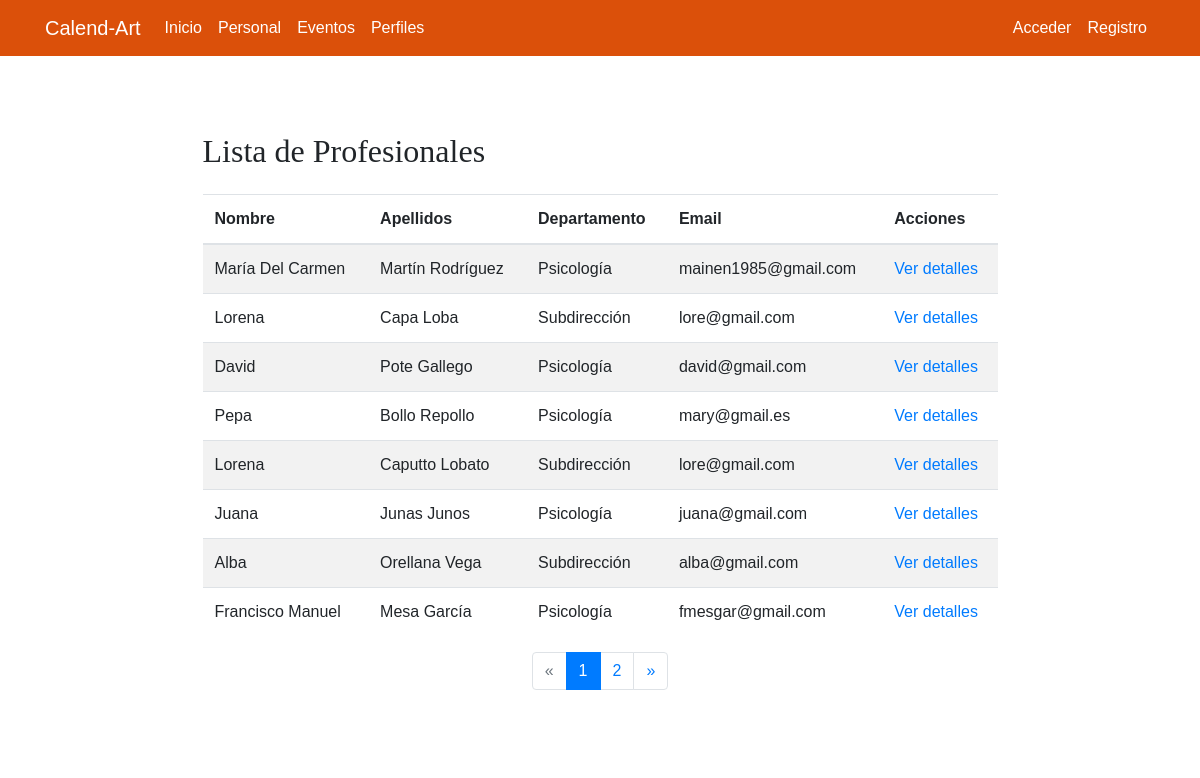
/empleados/, run on the app's committed database.
### empleados/models.py (models this page shows, shortened)
class Empleado(models.Model):
    nombre = models.CharField(verbose_name="Nombre", max_length=100)
    apellidos = models.CharField(verbose_name="Apellidos", max_length=100)
    departamento = models.ForeignKey(
        'Departamento',
        on_delete=models.CASCADE,
        related_name='empleados',
        verbose_name="Departamento"
    )
    telefono = models.CharField(
        verbose_name="Teléfono",
        max_length=20
    )
    email = models.EmailField(
        verbose_name="Correo electrónico"
    )
    observaciones = CKEditor5Field(
        verbose_name="Observaciones",
        blank=True,
        null=True
    )
    created = models.DateTimeField(auto_now_add=True, verbose_name="Fecha de creación")
    updated = models.DateTimeField(auto_now=True, verbose_name="Fecha de edición")
    class Meta:
        verbose_name = "Empleado"
        verbose_name_plural = "Empleados"
        ordering = ['departamento__nombre', 'apellidos', 'nombre']

class Departamento(models.Model):
    nombre = models.CharField(verbose_name="Nombre", max_length=100, unique=True)
    created = models.DateTimeField(auto_now_add=True, verbose_name="Fecha de creación")
    updated = models.DateTimeField(auto_now=True, verbose_name="Fecha de edición")
    class Meta:
        verbose_name = "Departamento"
        verbose_name_plural = "Departamentos"
        ordering = ['nombre']
    def __str__(self):
        return self.nombre

### empleados/views.py (the view)
# urls.py: path('', EmpleadoListView.as_view(), name='empleados'),
class EmpleadoListView(ListView):
    model = Empleado
    paginate_by = 8 # Número de empleados por página

### empleados/templates/empleados/empleado_list.html (shortened to what this page needs)
{% extends 'core/base.html' %}
{% load static %}
{% block content %}
<main role="main">
  <div class="container mb-4">
    <div class="row mt-3">
      <div class="col-md-9 mx-auto">
        <h2 class="mb-4">Lista de Profesionales</h2>
        <div class="table-responsive">
          <table class="table table-striped table-hover">
            <thead>
              <tr>
                <th>Nombre</th>
                <th>Apellidos</th>
                <th>Departamento</th>
                <th>Email</th>
                <th>Acciones</th>
              </tr>
            </thead>
            <tbody>
              {% for empleado in empleado_list|dictsort:"id" reversed %}
              <tr>
                <td>{{ empleado.nombre }}</td>
                <td>{{ empleado.apellidos }}</td>
                <td>{{ empleado.departamento }}</td>
                <td>{{ empleado.email }}</td>
                <td>
                  <a href="{% url 'empleados:empleado' empleado.id %}">Ver detalles</a>
                </td>
              </tr>
              {% endfor %}
            </tbody>
          </table>
        </div>
        {% if is_paginated %}
        <nav aria-label="Page navigation">
          <ul class="pagination justify-content-center">
            {% if page_obj.has_previous %}
              <li class="page-item ">
                <a class="page-link" href="?page={{ page_obj.previous_page_number }}">&laquo;</a>
              </li>
            {% else %}
              <li class="page-item disabled">
                <a class="page-link" href="#" tabindex="-1">&laquo;</a>
              </li>
            {% endif %}
            {% for i in paginator.page_range %}
              <li class="page-item {% if page_obj.number == i %}active{% endif %}">
                <a class="page-link" href="?page={{ i }}">{{ i }}</a>
              </li>
            {% endfor %}
            {% if page_obj.has_next %}
              <li class="page-item ">
                <a class="page-link" href="?page={{ page_obj.next_page_number }}">&raquo;</a>
              </li>
            {% else %}
              <li class="page-item disabled">
                <a class="page-link" href="#" tabindex="-1">&raquo;</a>
              </li>
            {% endif %}
          </ul>
        </nav>
      {% endif %}
      </div>
    </div>
  </div>
</main>
{% endblock %}

### core/static/core/css/main.css (style rules this page uses)
h1, h2, h3, h4, h5, h6, .jumbotron-heading { font-family: 'Lora', serif; }
main { padding-top: 20px; }
:root { --jumbotron-padding-y: 3rem; }
body { font-family: 'Raleway', sans-serif; background-image: url('../img/fondo.jpg'); background-repeat: no-repeat; background-attachment: fixed; background-size: cover; background-position: center; }

### data on the page
Empleado: nombre "María Del Carmen", apellidos "Martín Rodríguez", departamento "Psicología", email "mainen1985@gmail.com"
Empleado: nombre "Lorena", apellidos "Capa Loba", departamento "Subdirección", email "lore@gmail.com"
Empleado: nombre "David", apellidos "Pote Gallego", departamento "Psicología", email "david@gmail.com"
Empleado: nombre "Pepa", apellidos "Bollo Repollo", departamento "Psicología", email "mary@gmail.es"
Empleado: nombre "Lorena", apellidos "Caputto Lobato", departamento "Subdirección", email "lore@gmail.com"
Empleado: nombre "Juana", apellidos "Junas Junos", departamento "Psicología", email "juana@gmail.com"
Empleado: nombre "Alba", apellidos "Orellana Vega", departamento "Subdirección", email "alba@gmail.com"
Empleado: nombre "Francisco Manuel", apellidos "Mesa García", departamento "Psicología", email "fmesgar@gmail.com"

### other printed values
{{ i }} "1" "2"
